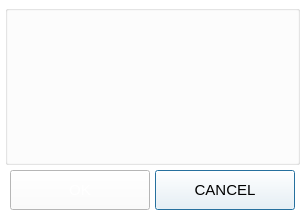
<?xml version="1.0" encoding="UTF-8"?>
<ui version="4.0">
 <class>UserSequenceDialog</class>
 <widget class="QDialog" name="UserSequenceDialog">
  <property name="geometry">
   <rect>
    <x>0</x>
    <y>0</y>
    <width>305</width>
    <height>215</height>
   </rect>
  </property>
  <property name="windowTitle">
   <string>UserSequence</string>
  </property>
  <property name="styleSheet">
   <string notr="true">background-color: rgb(255, 255, 255);</string>
  </property>
  <layout class="QGridLayout" name="gridLayout">
   <property name="leftMargin">
    <number>5</number>
   </property>
   <property name="topMargin">
    <number>5</number>
   </property>
   <property name="rightMargin">
    <number>5</number>
   </property>
   <property name="bottomMargin">
    <number>5</number>
   </property>
   <property name="spacing">
    <number>5</number>
   </property>
   <item row="2" column="2">
    <widget class="CustomImageButtonWidget" name="btnCancel">
     <property name="minimumSize">
      <size>
       <width>140</width>
       <height>40</height>
      </size>
     </property>
     <property name="maximumSize">
      <size>
       <width>140</width>
       <height>40</height>
      </size>
     </property>
     <property name="font">
      <font>
       <pointsize>11</pointsize>
      </font>
     </property>
     <property name="text">
      <string>CANCEL</string>
     </property>
    </widget>
   </item>
   <item row="2" column="1">
    <widget class="CustomImageButtonWidget" name="btnOK">
     <property name="minimumSize">
      <size>
       <width>140</width>
       <height>40</height>
      </size>
     </property>
     <property name="maximumSize">
      <size>
       <width>140</width>
       <height>40</height>
      </size>
     </property>
     <property name="palette">
      <palette>
       <active>
        <colorrole role="Button">
         <brush brushstyle="SolidPattern">
          <color alpha="255">
           <red>255</red>
           <green>255</green>
           <blue>255</blue>
          </color>
         </brush>
        </colorrole>
        <colorrole role="ButtonText">
         <brush brushstyle="SolidPattern">
          <color alpha="255">
           <red>255</red>
           <green>255</green>
           <blue>255</blue>
          </color>
         </brush>
        </colorrole>
        <colorrole role="Base">
         <brush brushstyle="SolidPattern">
          <color alpha="255">
           <red>255</red>
           <green>255</green>
           <blue>255</blue>
          </color>
         </brush>
        </colorrole>
        <colorrole role="Window">
         <brush brushstyle="SolidPattern">
          <color alpha="255">
           <red>255</red>
           <green>255</green>
           <blue>255</blue>
          </color>
         </brush>
        </colorrole>
       </active>
       <inactive>
        <colorrole role="Button">
         <brush brushstyle="SolidPattern">
          <color alpha="255">
           <red>255</red>
           <green>255</green>
           <blue>255</blue>
          </color>
         </brush>
        </colorrole>
        <colorrole role="ButtonText">
         <brush brushstyle="SolidPattern">
          <color alpha="255">
           <red>255</red>
           <green>255</green>
           <blue>255</blue>
          </color>
         </brush>
        </colorrole>
        <colorrole role="Base">
         <brush brushstyle="SolidPattern">
          <color alpha="255">
           <red>255</red>
           <green>255</green>
           <blue>255</blue>
          </color>
         </brush>
        </colorrole>
        <colorrole role="Window">
         <brush brushstyle="SolidPattern">
          <color alpha="255">
           <red>255</red>
           <green>255</green>
           <blue>255</blue>
          </color>
         </brush>
        </colorrole>
       </inactive>
       <disabled>
        <colorrole role="Button">
         <brush brushstyle="SolidPattern">
          <color alpha="255">
           <red>255</red>
           <green>255</green>
           <blue>255</blue>
          </color>
         </brush>
        </colorrole>
        <colorrole role="ButtonText">
         <brush brushstyle="SolidPattern">
          <color alpha="255">
           <red>120</red>
           <green>120</green>
           <blue>120</blue>
          </color>
         </brush>
        </colorrole>
        <colorrole role="Base">
         <brush brushstyle="SolidPattern">
          <color alpha="255">
           <red>255</red>
           <green>255</green>
           <blue>255</blue>
          </color>
         </brush>
        </colorrole>
        <colorrole role="Window">
         <brush brushstyle="SolidPattern">
          <color alpha="255">
           <red>255</red>
           <green>255</green>
           <blue>255</blue>
          </color>
         </brush>
        </colorrole>
       </disabled>
      </palette>
     </property>
     <property name="font">
      <font>
       <pointsize>11</pointsize>
      </font>
     </property>
     <property name="text">
      <string>OK</string>
     </property>
    </widget>
   </item>
   <item row="2" column="0">
    <spacer name="horizontalSpacer">
     <property name="orientation">
      <enum>Qt::Horizontal</enum>
     </property>
     <property name="sizeHint" stdset="0">
      <size>
       <width>40</width>
       <height>20</height>
      </size>
     </property>
    </spacer>
   </item>
   <item row="2" column="3">
    <spacer name="horizontalSpacer_2">
     <property name="orientation">
      <enum>Qt::Horizontal</enum>
     </property>
     <property name="sizeHint" stdset="0">
      <size>
       <width>40</width>
       <height>20</height>
      </size>
     </property>
    </spacer>
   </item>
   <item row="1" column="0" colspan="4">
    <widget class="QGroupBox" name="groupRadioButton">
     <property name="title">
      <string/>
     </property>
     <property name="flat">
      <bool>false</bool>
     </property>
     <property name="checkable">
      <bool>false</bool>
     </property>
     <layout class="QGridLayout" name="groupLayoutRadioButton"/>
    </widget>
   </item>
   <item row="0" column="0" colspan="4">
    <layout class="QVBoxLayout" name="verticalLayout">
     <property name="spacing">
      <number>0</number>
     </property>
    </layout>
   </item>
  </layout>
 </widget>
 <customwidgets>
  <customwidget>
   <class>CustomImageButtonWidget</class>
   <extends>QPushButton</extends>
   <header>UIClass/CustomWidget/CustomImageButtonWidget.h</header>
  </customwidget>
 </customwidgets>
 <resources/>
 <connections/>
</ui>
